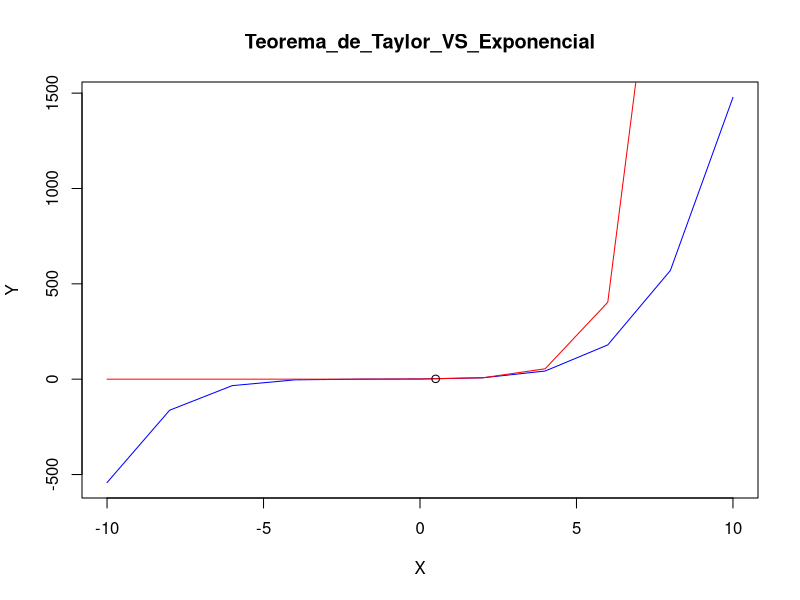

Recreate this plot in R.
#Teorema de Taylor
rm(list=ls()) #Borrar los datos guardados en memoria
n<-0 #Valor Inicial
x<-0.5 #Constante
y<-function(x,n){
  x^n/factorial(n)
}
valx<-c(x)
valy<-c(y(x,n)) #Valores que tomara y en cada iteracion
valtay<-c(sum(valy))#Valores de aproximacion del Teorema de Taylor
temp<-sum(valy) #Auxiliar
valn<-c(n) #Valores de n en cada iteracion
valE<-c(abs(exp(x)-mean(valtay))) #Valores del Error Absoluto en cada iteracion
vale<-c(abs(exp(x)-mean(valtay))/mean(valtay)) #Valores del error relativo en cada iteracion
n<-n+1
repeat{
  valx<-c(valx,x)
  valy<-c(valy,y(x,n))
  valtay<-c(valtay,sum(valy))
  valn<-c(valn,n)
  valE<-c(valE,abs(exp(x)-mean(valtay)))
  vale<-c(vale,abs(exp(x)-mean(valtay))/mean(valtay))
  temp<-sum(valy)
  n<-n+1
  if(n>5) break
}
precision<-100-vale
#Guardar resultados en una tabla de datos
resultados<-data.frame("X"=valx,"N"=valn,"Y"=valy,"Taylor"=valtay,"Error_Absoluto"=valE,"Error_Relativo"=vale,"Precision"=precision)
#Exportar los resultados
#write.table(resultados,file="lol.txt")
#Imprimir resultados
print(resultados,tol=1e-16)
#Graficar
#plot(valx,valy,xlab="X",ylab="Y",xlim=c(0,1),ylim=c(0,3),type="l",col="blue")
#points(valn,valtay,xlim=c(0,1),ylim=c(0,3), type="l",col="red")
#vec<-c(0.1,0.2,0.3,0.4,0.5,0.6,0.7,0.8,0.9)
#points(vec,exp(vec),xlim=c(0,1),ylim=c(0,3), type="l")
rm(list=ls())
x<-c(-10,-8,-6,-4,-2,0,2,4,6,8,10)
f<-function(x){
  1+x+x^2/2+x^3/factorial(3)+x^4/factorial(4)+x^5/factorial(5)
}
plot(x,f(x),main="Teorema_de_Taylor_VS_Exponencial",xlab="X",ylab="Y",type="l",col="blue")
#plot(x,exp(x), main="exp(x)",xlab="X",ylab="Y",type="l",col="red")
points(x,exp(x),type="l",col="red")
points(0.5,exp(0.5))
#--------------------------------------------